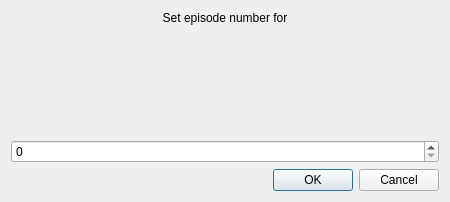
<?xml version="1.0" encoding="UTF-8"?>
<ui version="4.0">
 <class>SetEpisodeDialog</class>
 <widget class="QDialog" name="SetEpisodeDialog">
  <property name="geometry">
   <rect>
    <x>0</x>
    <y>0</y>
    <width>450</width>
    <height>202</height>
   </rect>
  </property>
  <property name="minimumSize">
   <size>
    <width>450</width>
    <height>202</height>
   </size>
  </property>
  <property name="focusPolicy">
   <enum>Qt::FocusPolicy::ClickFocus</enum>
  </property>
  <property name="windowTitle">
   <string>Set episode number</string>
  </property>
  <layout class="QVBoxLayout" name="verticalLayout">
   <item>
    <widget class="QLabel" name="label">
     <property name="text">
      <string>Set episode number for</string>
     </property>
     <property name="alignment">
      <set>Qt::AlignmentFlag::AlignCenter</set>
     </property>
    </widget>
   </item>
   <item>
    <widget class="QPlainTextEdit" name="plainTextEditAnime">
     <property name="focusPolicy">
      <enum>Qt::FocusPolicy::ClickFocus</enum>
     </property>
     <property name="contextMenuPolicy">
      <enum>Qt::ContextMenuPolicy::NoContextMenu</enum>
     </property>
     <property name="styleSheet">
      <string notr="true">QPlainTextEdit {
    background: transparent;
    border: none;
}</string>
     </property>
     <property name="frameShape">
      <enum>QFrame::Shape::NoFrame</enum>
     </property>
     <property name="frameShadow">
      <enum>QFrame::Shadow::Plain</enum>
     </property>
     <property name="undoRedoEnabled">
      <bool>false</bool>
     </property>
     <property name="readOnly">
      <bool>true</bool>
     </property>
    </widget>
   </item>
   <item>
    <widget class="QSpinBox" name="spinBoxEpisodeNumber">
     <property name="focusPolicy">
      <enum>Qt::FocusPolicy::WheelFocus</enum>
     </property>
     <property name="buttonSymbols">
      <enum>QAbstractSpinBox::ButtonSymbols::UpDownArrows</enum>
     </property>
     <property name="maximum">
      <number>999999999</number>
     </property>
    </widget>
   </item>
   <item>
    <widget class="QDialogButtonBox" name="buttonBox">
     <property name="orientation">
      <enum>Qt::Orientation::Horizontal</enum>
     </property>
     <property name="standardButtons">
      <set>QDialogButtonBox::StandardButton::Cancel|QDialogButtonBox::StandardButton::Ok</set>
     </property>
    </widget>
   </item>
  </layout>
 </widget>
 <resources/>
 <connections>
  <connection>
   <sender>buttonBox</sender>
   <signal>accepted()</signal>
   <receiver>SetEpisodeDialog</receiver>
   <slot>accept()</slot>
   <hints>
    <hint type="sourcelabel">
     <x>248</x>
     <y>254</y>
    </hint>
    <hint type="destinationlabel">
     <x>157</x>
     <y>274</y>
    </hint>
   </hints>
  </connection>
  <connection>
   <sender>buttonBox</sender>
   <signal>rejected()</signal>
   <receiver>SetEpisodeDialog</receiver>
   <slot>reject()</slot>
   <hints>
    <hint type="sourcelabel">
     <x>316</x>
     <y>260</y>
    </hint>
    <hint type="destinationlabel">
     <x>286</x>
     <y>274</y>
    </hint>
   </hints>
  </connection>
 </connections>
</ui>
